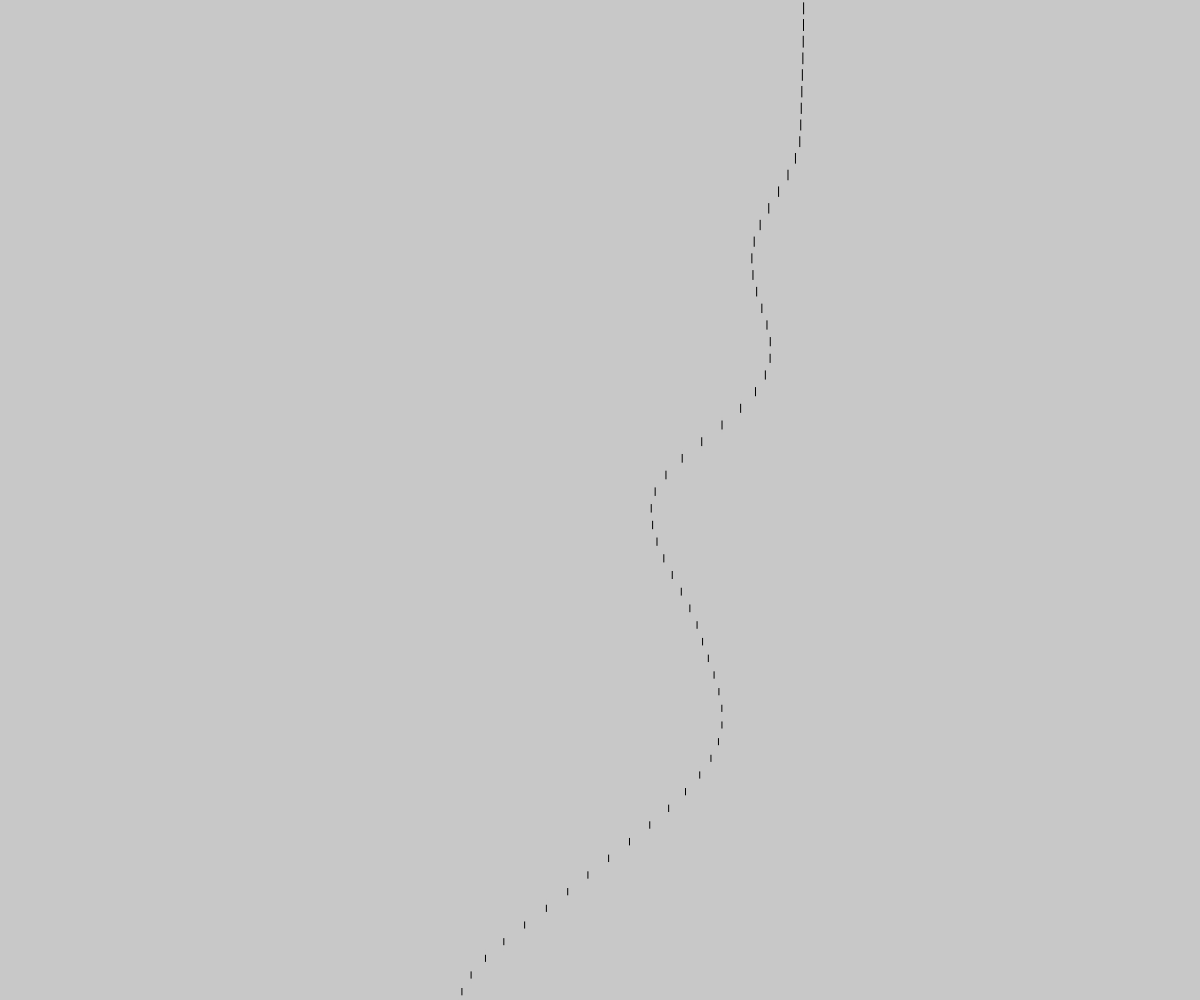
Frame 1 (no input)
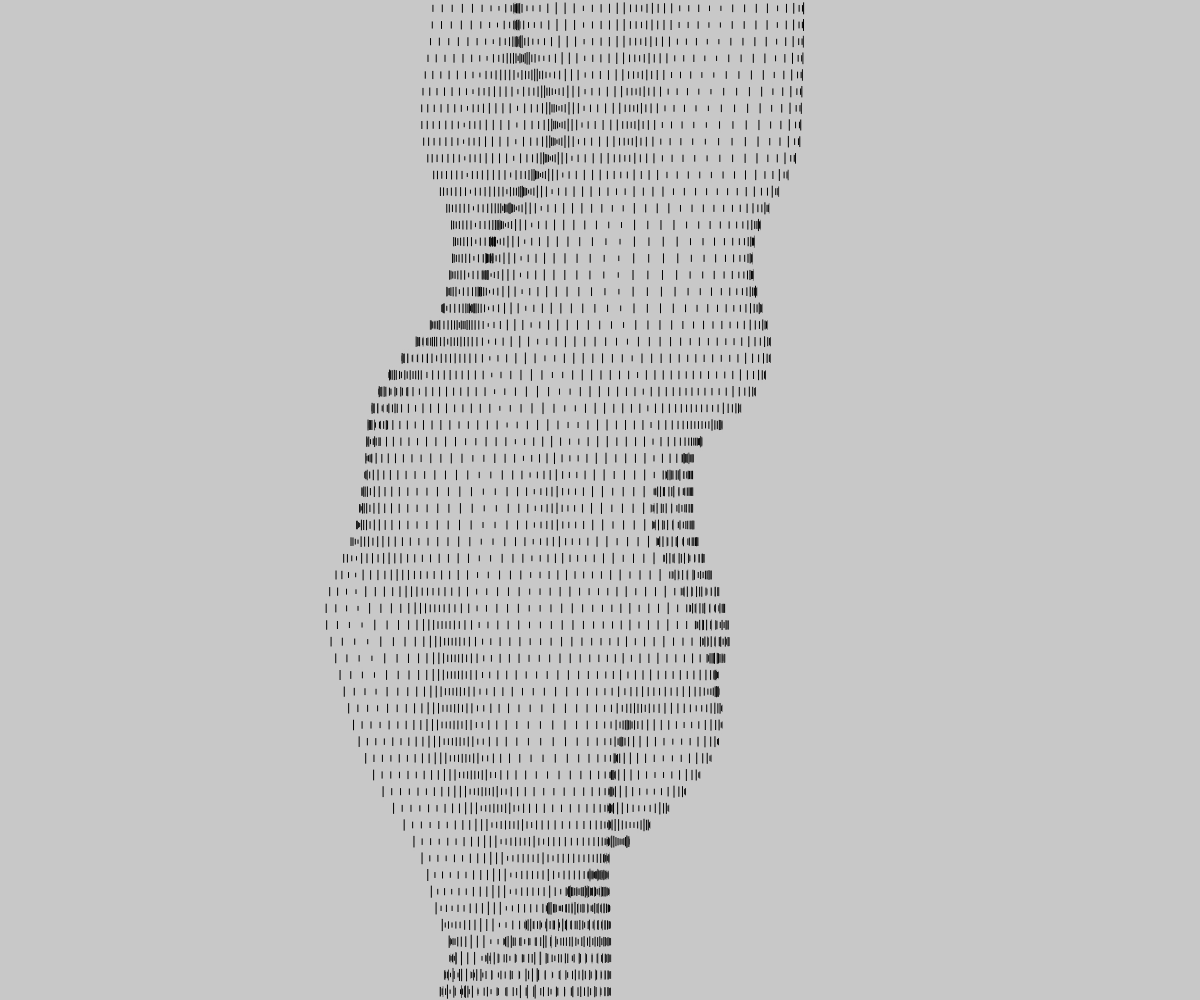
Frame 60 (no input)
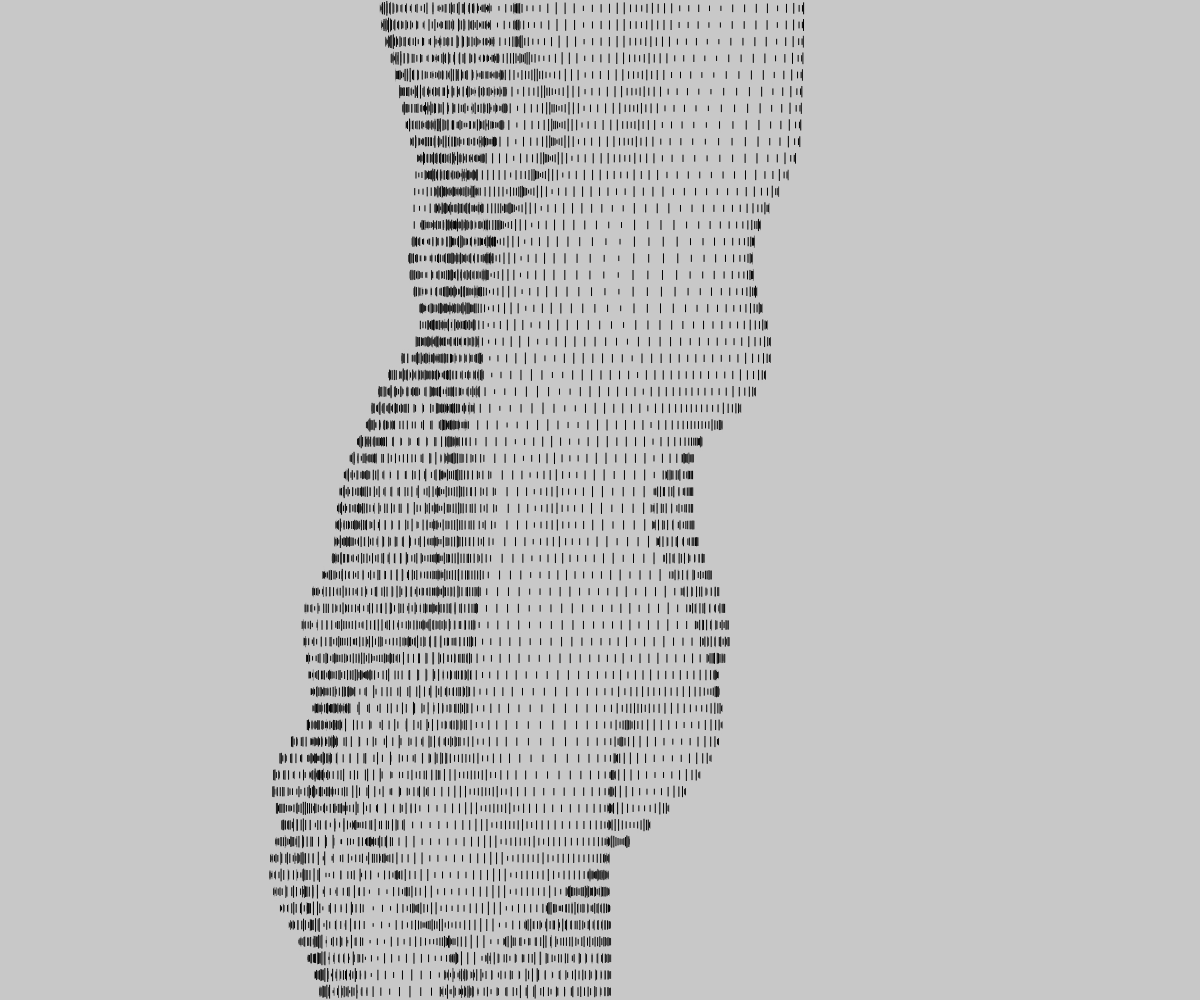
Frame 120 (the mouse pressed at the canvas centre since frame 60)

The p5.js sketch that drew these frames (run headless with seeded random() and noise() and a simulated clock; from frame 60 on, the mouse is pressed at the canvas centre):

// p5.js sketch
// ── sketch.js
// https://editor.p5js.org/p5name/sketches/eQfSExLDa
// ims perlin v5
// wave on the y axis

let my = {};

function setup() {
  createCanvas(windowWidth, windowHeight);
  my.backg = 200;
  background(my.backg)
  // noStroke();
  my.x1 = 0;
  my.x2 = 0;
  my.x1step = 0.01;
  my.x2step = 0.01; // less is tighter x spacing
  my.y1scale = 0.001;
  my.ylen = height / 60;
}

function draw() {
  // background(50, 5);


  for (let ytop = 0; ytop < height; ytop += my.ylen) {
    my.x1 += my.x1step;
    let ny = ytop * my.y1scale
    let len = noise(my.x1, ny) * my.ylen;
    let x = noise(my.x2, ny) * width;
    let ymid = ytop + my.ylen * 0.5;
    stroke(my.backg);
    line(x, ytop, x, ytop + my.ylen);
    stroke(0);
    let hlen = len * 0.5;
    line(x, ymid - hlen, x, ymid + hlen);
    // line(x, ymid - hlen, x, ytop + my.len);
  }
  my.x2 += my.x2step;
}

// https://editor.p5js.org/codingtrain/sketches/nCYG2SCNq
// Perlin Noise - Adding Y Axis

// Graphing 1D Perlin Noise (Adding Y-Axis)
// The Coding Train / Daniel Shiffman
// https://thecodingtrain.com/learning/noise/0.4-graphing-1d.html
// https://youtu.be/y7sgcFhk6ZM

// Adding Y-Axis: https://editor.p5js.org/codingtrain/sketches/nCYG2SCNq
// Noise Graph: https://editor.p5js.org/codingtrain/sketches/EZeHXBhei
// Noisy Sin: https://editor.p5js.org/codingtrain/sketches/M_kuAXwV2

// This example has been updated to use es6 syntax. To learn more about es6 visit: https://thecodingtrain.com/Tutorials/16-javascript-es6

// https://editor.p5js.org/p5name/sketches/h2G8X82wt
// ims perlin v1

// https://editor.p5js.org/p5name/sketches/Ce9F9d_lu
// ims perlin v2

// https://editor.p5js.org/p5name/sketches/tBsa6f3od
// ims perlin v3

// https://editor.p5js.org/p5name/sketches/FdAetYG8Y
// ims perlin v4
// mirgate to my.
